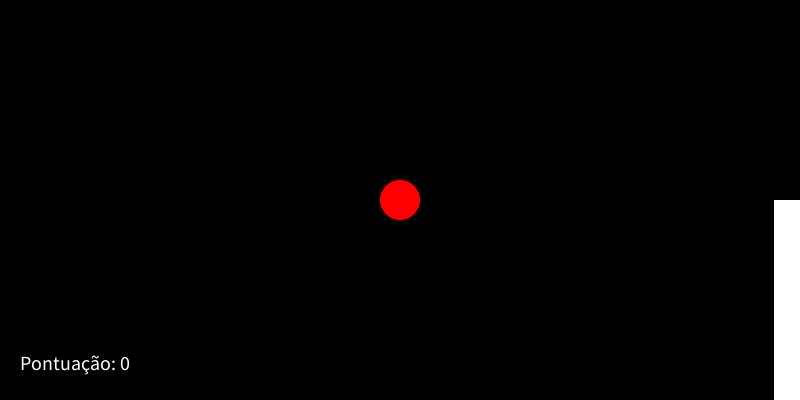
Frame 1 (no input)
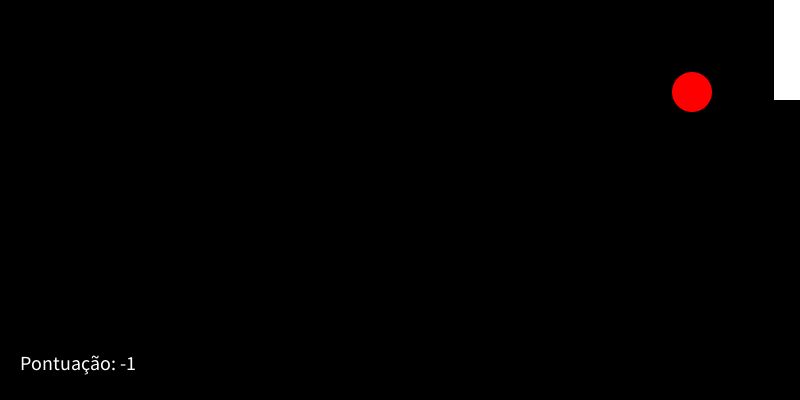
Frame 60 (the mouse pressed at the canvas centre just before this capture)
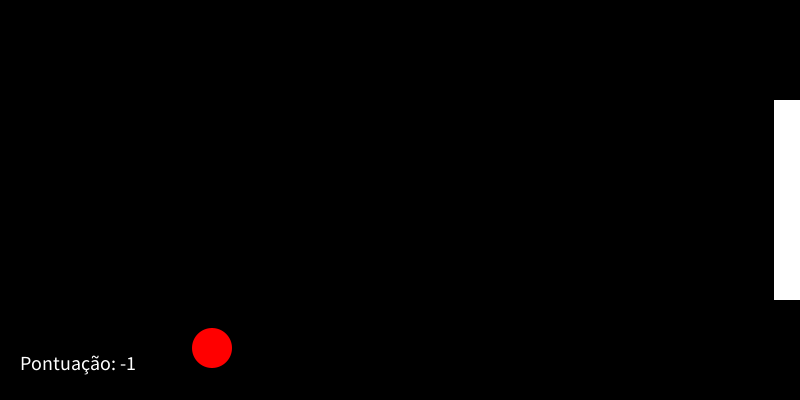
Frame 120 (the mouse held since frame 60 and released just before this capture)

The Processing sketch that drew these frames (run headless with seeded random() and noise(); from frame 60 on, the mouse is pressed at the canvas centre):

// Processing sketch: PingPong
// ── PingPong.pde
PVector player, ball, player2;
float ballSpeedX, ballSpeedY, ballSize, largura, altura;
float player2SpeedY;
int playerScore, p;

// Setup
void setup(){
  //fullScreen(); // Android
  //orientation(LANDSCAPE); // Android
  size(800, 400);
  
  player = new PVector();
  player2 = new PVector();
  ball = new PVector();
  
  altura = height/2;
  largura = width/30;
  ball.x = width/2;
  ball.y = height/2;
  player.x = width-largura;
  player.y = height/2;
  player2.x = 0;
  player2.y = height/2;
  ballSize = width/20;
  ballSpeedX = width/100;
  ballSpeedY = width/100;
  player2SpeedY = width/150;
  
  println(String.format("Ball Speed X: %.0f \nBall Speed Y: %.0f \nBall Size: %.0f \nAltura: %.0f \nLargura: %.0f",ball.x,ball.y,ballSize, altura, largura));
}

// Draw
void draw(){
  background(0);
  drawBall();
  drawPlayer();
  //drawPlayer2();
  scoreText();
}

// Draw Ball
void drawBall(){
  fill(255, 0, 0);
  noStroke();
  ellipse(ball.x, ball.y, ballSize, ballSize);
  ball.x += ballSpeedX;
  ball.y += ballSpeedY;
  ballBoundary();
}

// Draw Player
void drawPlayer(){
  fill(255);
  rect(player.x, player.y, largura, altura);
  player.y = mouseY - altura/2;
}

// Draw Player 2
void drawPlayer2(){
  fill(255);
  rect(player2.x, player2.y, largura, altura);
  if(player2.y + altura> ball.y){
    player2.y -= player2SpeedY;
  }else{
    player2.y += player2SpeedY;
  }
}

// Score Text
void scoreText(){
  fill(255);
  textSize(20);
  text("Pontuação: "+playerScore, 20, 370);
}

// Ball Boundary
void ballBoundary(){
  if(ball.x < ballSize/2){
    ballSpeedX = -ballSpeedX;
    ball.x = ballSize/2;
  }
  else if((ball.y < ballSize/2)){
    ballSpeedY = -ballSpeedY;
    ball.y = ballSize/2;
  }else if(ball.y + ballSize/2 > height){
    ballSpeedY = -ballSpeedY;
    ball.y = height-ballSize/2;
  }else if(ball.x + ballSize/2 > player.x && ball.x + ballSize/2 < player.x + largura){
    if(ball.y > player.y && ball.y < player.y + altura){
      playerScore++;
      ballSpeedX = -ballSpeedX;
    }
  }else if(ball.x + ballSize/2 > width ){
    playerScore--;
    ballSpeedX = -ballSpeedX;
    ball.x = width-ballSize/2;
  }
  alterarVel();
}

void alterarVel(){
  if(playerScore != p){
    if(p < playerScore){
      ballSpeedX -= playerScore/15;
      ballSpeedY -= playerScore/15;
    }else{
      ballSpeedX += playerScore/15;
      ballSpeedY += playerScore/15;
    }p = playerScore;
  }
}
